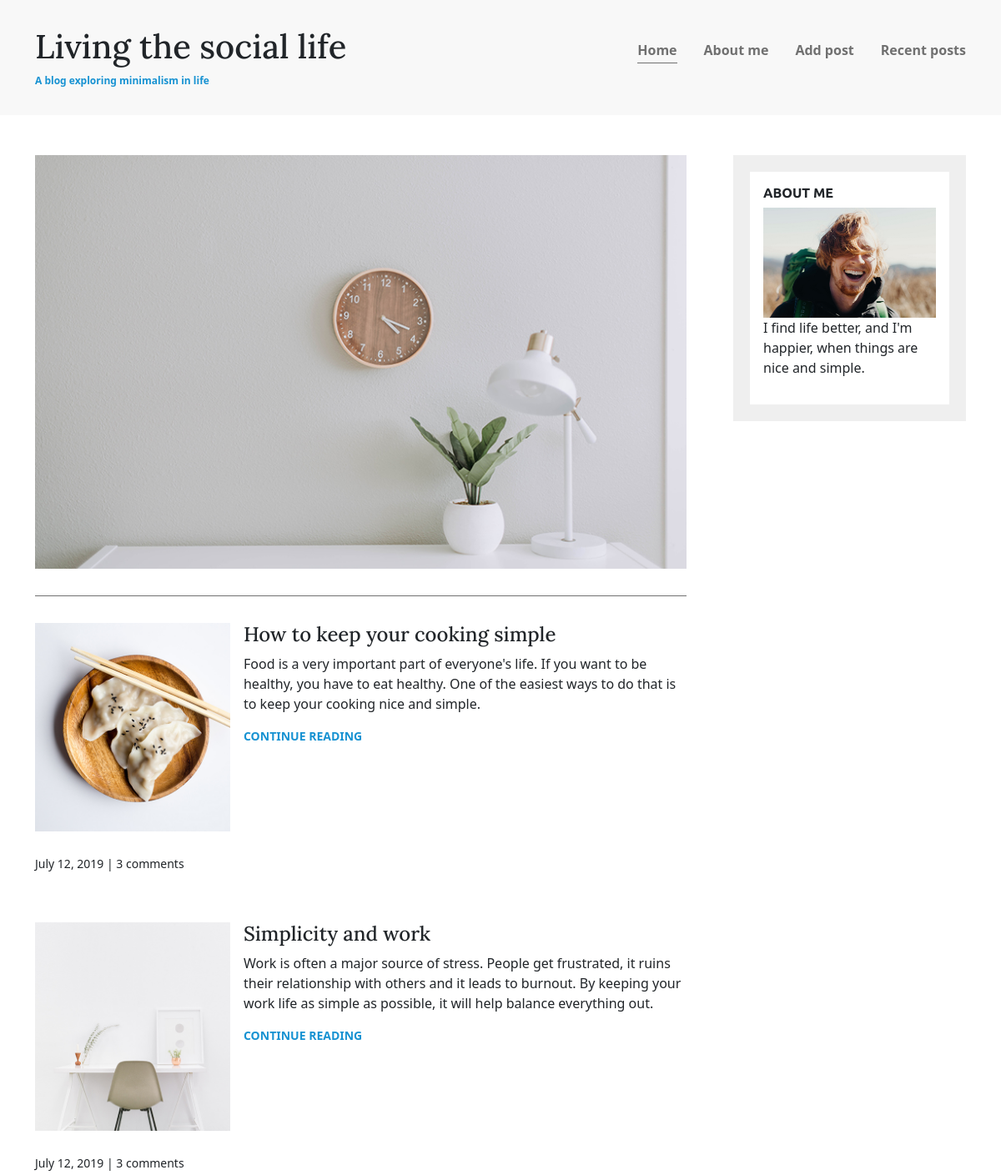
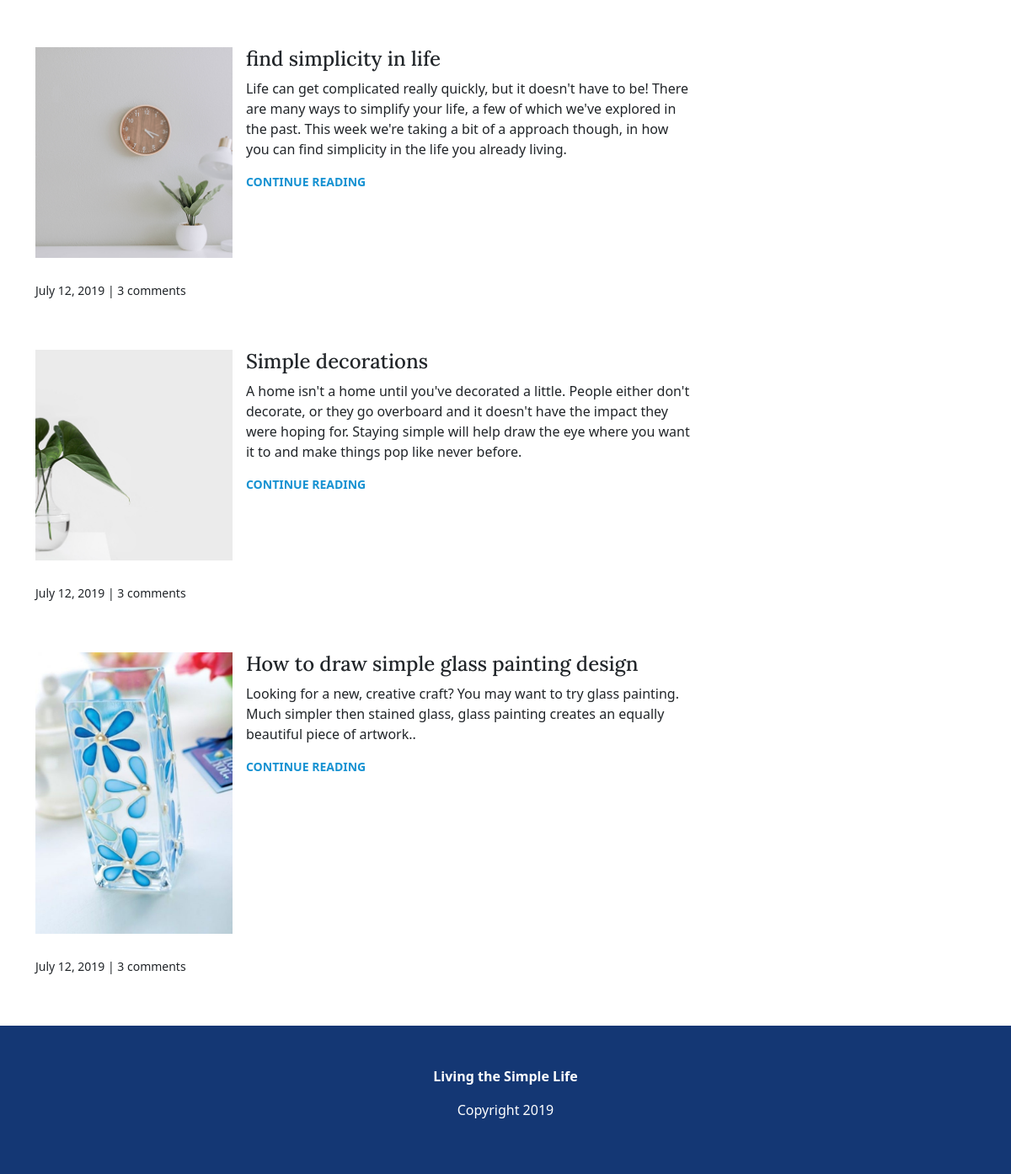
The page / on the database its author committed (2 pictures, top to bottom).
### blogapp/models.py (models this page shows, shortened)
class AddPost(models.Model):
    head = models.CharField(max_length=200)
    description = models.TextField()
    images = models.ImageField(upload_to='uploads/', default='uploads/default.jpg')

### blogapp/views.py (the view)
# urls.py: path('', views.index, name='index'),
def index(request):
    add = AddPost.objects.all()  # Fetch all posts
    return render(request, 'index.html', {'add': add})  # Pass add to the template

### templates/index.html (shortened to what this page needs)
{% extends 'base.html' %}
{% load static %}
{% block content %}
<div class="container container-flex">
    <main role="main">
        <article class="article-featured">
            <img src="{% static 'img/life.jpg' %}" alt="simple white desk on a white wall with a plant on the far right side" class="article-image">
        </article>
        {% for i in add %}
        <article class="article-recent">
            <div class="article-recent-main">
                <h2 class="article-title">{{ i.head }}</h2>
                <p class="article-body">{{ i.description }}</p>
                <a href="{% url 'article_detail' i.id %}" class="article-read-more">CONTINUE READING</a>
            </div>
            <div class="article-recent-secondary">
                {% if i.images %}
                    <img src="{{ i.images.url }}" alt="{{ i.head }}" class="article-image">
                {% else %}
                    <img src="{% static 'img/default.jpg' %}" alt="Default Image" class="article-image">
                {% endif %}
                <p class="article-info">July 12, 2019 | 3 comments</p>
            </div>
        </article>
        {% endfor %}
    </main>
    <aside class="sidebar">
        <div class="sidebar-widget">
            <h2 class="widget-title">ABOUT ME</h2>
            <img src="{% static 'img/about-me.jpg' %}" alt="john doe" class="widget-image">
            <p class="widget-body">I find life better, and I'm happier, when things are nice and simple.</p>
        </div>
    </aside>
</div>
{% endblock %}

### templates/base.html (shortened to what this page needs)
{% load static %}
<html lang="en">
<head>
    <link rel="stylesheet" href="https://cdnjs.cloudflare.com/ajax/libs/normalize/8.0.1/normalize.css">
    <link rel="stylesheet" href="{% static 'css/styles.css' %}">
    <link href="https://cdn.jsdelivr.net/npm/bootstrap@5.3.3/dist/css/bootstrap.min.css" rel="stylesheet">
</head>
<body>
    <header>
        <div class="container container-flex">
            <div class="site-title">
                <h1>Living the social life</h1>
                <p class="subtitle">A blog exploring minimalism in life</p>
            </div>
            <nav class="mt-3">
                <ul>
                    <li><a class="current-page" href="{% url 'index' %}">Home</a></li>
                    <li><a href="{% url 'about' %}">About me</a></li>
                    <li><a href="{% url 'addpost' %}">Add post</a></li>
                    <li><a href="{% url 'recentpost' %}">Recent posts</a></li>
                </ul>
            </nav>
        </div>
    </header>
    {% block content %}{% endblock %}
    <footer>
        <p><strong>Living the Simple Life</strong></p>
        <p>Copyright 2019</p>
    </footer>
</body>
</html>

### static/css/styles.css (style rules this page uses)
body { margin: 0; font-family: 'Ubuntu', sans-serif; font-size: 1.125rem; font-weight: 300; }
img { max-width: 100%; display: block; }
h1, h2, h3 { font-family: 'Lora', serif; font-weight: 400; color: #143774; margin-top: 0; }
h1 { font-size: 2rem; margin: 0; }
a { color: #1792d2; }
strong { font-weight: 700; }
.subtitle { font-weight: 700; color: #1792d2; font-size: .75rem; margin: 0; }
.article-title { font-size: 1.5rem; }
.article-read-more, .article-info { font-size: .875rem; }
.article-read-more { color: #1792d2; text-decoration: none; font-weight: 700; }
.article-info { margin: 2em 0; }
.widget-title, .widget-recent-post-title { font-size: 1rem; }
.widget-title { font-family: 'Ubuntu', sans-serif; font-weight: 700; }
.container { width: 90%; max-width: 900px; margin: 0 auto; }
.container-flex { display: flex; flex-direction: column; justify-content: space-between; }
header { background: #f8f8f8; padding: 2em 0; text-align: center; margin-bottom: 3em; }
footer { background:#143774; color: white; text-align: center; padding: 3em 0; }
@media (min-width: 675px) { header { text-align: left; } }
@media (min-width: 675px) { .container-flex { flex-direction: row; } }
@media (min-width: 675px) { main { width: 70%; } }
@media (min-width: 675px) { aside { width: 25%; min-width: 200px; margin-left: 1em; } }
nav ul { list-style: none; padding: 0; display: flex; justify-content: center; }
nav li { margin-left: 2em; }
nav a { text-decoration: none; color: #707070; font-weight: 700; padding: .25em 0; }
.current-page { border-bottom: 1px solid #707070; }
.article-featured { border-bottom: #707070 1px solid; padding-bottom: 2em; margin-bottom: 2em; }
.article-recent { display: flex; flex-direction: column; margin-bottom: 2em; }
.article-recent-main { order: 2; }
.article-recent-secondary { order: 1; }
@media (min-width: 675px) { .article-recent { flex-direction: row; justify-content: space-between; } }
@media (min-width: 675px) { .article-recent-main { width: 68%; } }
@media (min-width: 675px) { .article-recent-secondary { width: 30%; } }
@media (min-width: 675px) { .article-featured { display: flex; flex-direction: column; } }
@media (min-width: 675px) { .article-image { order: -2; min-height: 250px; object-fit: cover; } }
@media (min-width: 675px) { .article-info { order: -1; } }
.sidebar-widget { border: 20px solid #efefef; margin-bottom: 2em; padding: 1em; }
.widget-image { order: -1; }

### rows shown on the page
AddPost: head "How to keep your cooking simple", description "Food is a very important part of everyone's life. If you want to be healthy, you have to eat healthy. One of the easiest ways to do that is to keep your cooking nice and simple.", images (picture)
AddPost: head "Simplicity and work", description "Work is often a major source of stress. People get frustrated, it ruins their relationship with others and it leads to burnout. By keeping your work life as simple as possible, it will help balance everything out.", images (picture)
AddPost: head "find simplicity in life", description "Life can get complicated really quickly, but it doesn't have to be! There are many ways to simplify your life, a few of which we've explored in the past. This week we're taking a bit of a approach though, in how you can find simplicity in the life you already living.", images (picture)
AddPost: head "Simple decorations", description "A home isn't a home until you've decorated a little. People either don't decorate, or they go overboard and it doesn't have the impact they were hoping for. Staying simple will help draw the eye where you want it to and make things pop like never before.", images (picture)
AddPost: head "How to draw simple glass painting design", description "Looking for a new, creative craft? You may want to try glass painting. Much simpler then stained glass, glass painting creates an equally beautiful piece of artwork..", images (picture)
